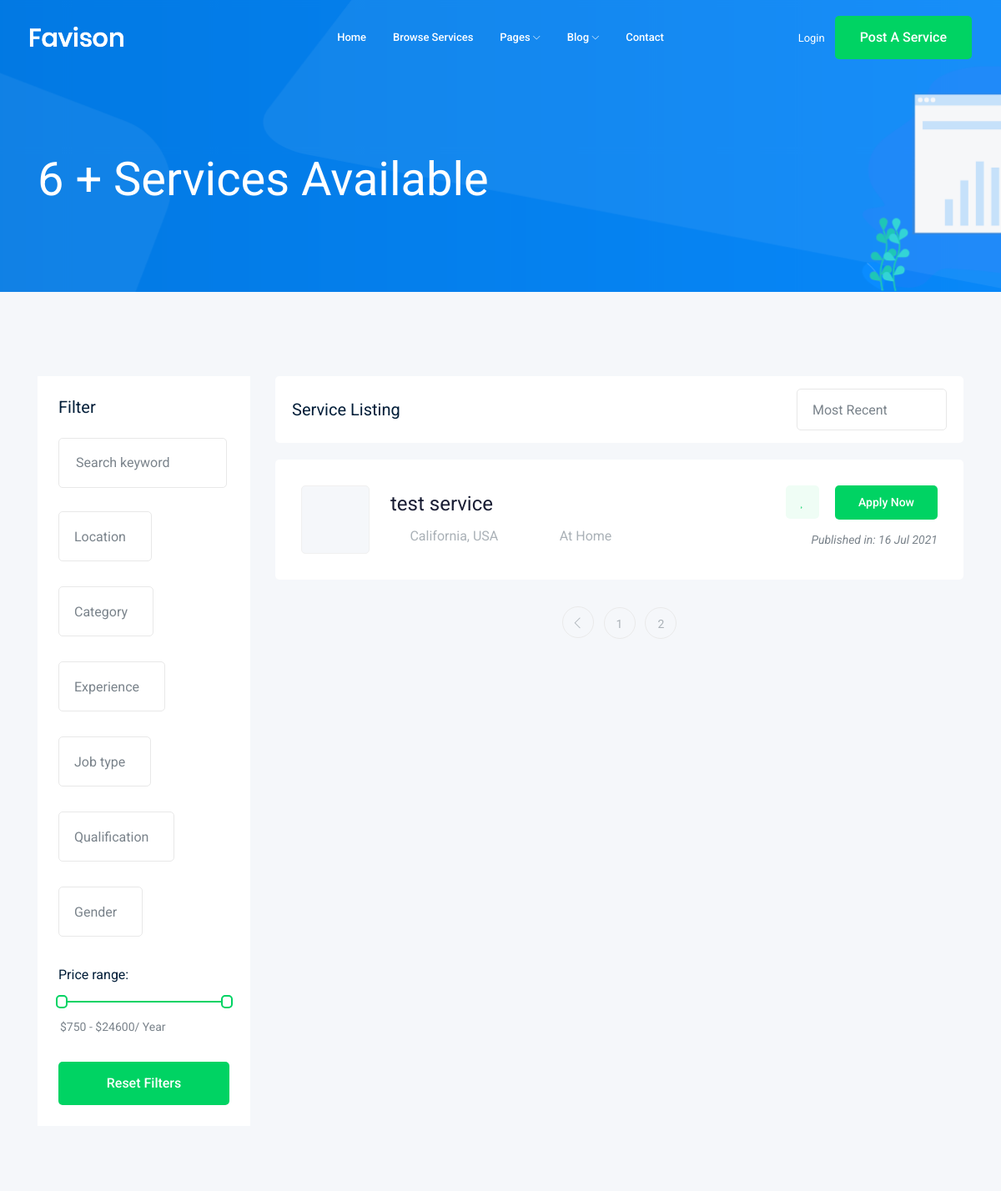
Before: /services/?page=2 (upper part) with the older database file.
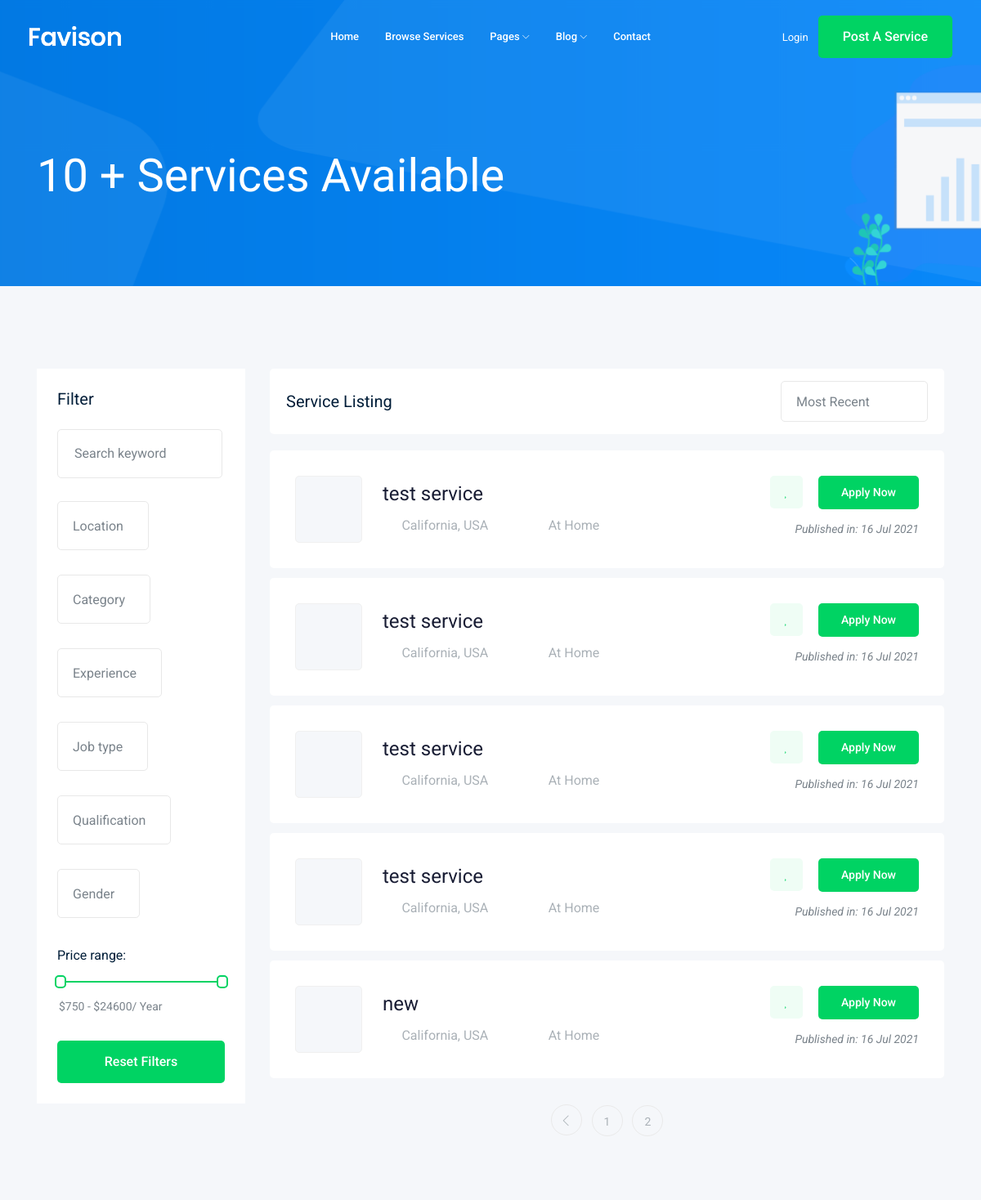
After: the same page with the newer database file.
### service/models.py (models this page shows, shortened)
class Service(models.Model):  # table
    owner = models.ForeignKey(User, related_name='service_owner', on_delete=models.CASCADE)
    title = models.CharField(max_length=100)  # column
    service_type = models.CharField(max_length=15, choices=SERVICE_TYPE)
    description = models.TextField(max_length=500)
    published_at = models.DateTimeField(auto_now=True)
    availability = models.CharField(max_length=10, choices=AVAILABILITY)
    cost = models.CharField(max_length=10, choices=COST)
    category = models.ForeignKey('Category', on_delete=models.CASCADE)
    image = models.ImageField(upload_to=image_upload, null=True, blank=True)
    image_thumbnail = ImageSpecField(source='image', processors=[ResizeToFill(70, 70)], format='JPEG',
                                     options={'quality': 60})
    slug = AutoSlugField(populate_from='title', unique=True, blank=True, null=True, allow_unicode=True, editable=True)
    def __str__(self):
        return self.title

### service/views.py (the view)
# urls.py: path('', views.service_list),
def service_list(request):
    service_list = Service.objects.all()
    service_count = Service.objects.count()  # get number of services to show in html
    paginator = Paginator(service_list, 5)  # show 5 services per page
    page_number = request.GET.get('page')
    page_obj = paginator.get_page(page_number)
    context = {'services': page_obj, 'service_count': service_count}  # template name
    return render(request, 'service/service_list.html', context)

### service/templates/service/service_list.html (shortened to what this page needs)
{% extends 'base.html' %}
{% block body %}
    <div class="bradcam_area bradcam_bg_1">
        <div class="container">
            <div class="row">
                <div class="col-xl-12">
                    <div class="bradcam_text">
                        <h3> {{ service_count }} + Services Available</h3>
                    </div>
                </div>
            </div>
        </div>
    </div>
    <div class="job_listing_area plus_padding">
        <div class="container">
            <div class="row">
                <div class="col-lg-3">
                    <div class="job_filter white-bg">
                        <div class="form_inner white-bg">
                            <h3>Filter</h3>
                            <form action="#">
                                <div class="row">
                                    <div class="col-lg-12">
                                        <div class="single_field">
                                            <label>
                                                <input type="text" placeholder="Search keyword">
                                            </label>
                                        </div>
                                    </div>
                                    <div class="col-lg-12">
                                        <div class="single_field">
                                            <label>
                                            </label>
                                        </div>
                                    </div>
                                    <div class="col-lg-12">
                                        <div class="single_field">
                                            <label>
                                            </label>
                                        </div>
                                    </div>
                                    <div class="col-lg-12">
                                        <div class="single_field">
                                            <label>
                                            </label>
                                        </div>
                                    </div>
                                    <div class="col-lg-12">
                                        <div class="single_field">
                                            <label>
                                            </label>
                                        </div>
                                    </div>
                                    <div class="col-lg-12">
                                        <div class="single_field">
                                            <label>
                                            </label>
                                        </div>
                                    </div>
                                    <div class="col-lg-12">
                                        <div class="single_field">
                                            <label>
                                            </label>
                                        </div>
                                    </div>
                                </div>
                            </form>
                        </div>
                        <div class="range_wrap">
                            <label for="amount">Price range:</label>
                            <div id="slider-range"></div>
                            <p>
                                <input type="text" id="amount" readonly style="border:0; color:#7A838B; font-size: 14px; font-weight:400;">
                            </p>
                        </div>
                        <div class="reset_btn">
                            <button  class="boxed-btn3 w-100" type="submit">Reset filters</button>
                        </div>
                    </div>
                </div>
                <div class="col-lg-9">
                    <div class="recent_joblist_wrap">
                        <div class="recent_joblist white-bg ">
                            <div class="row align-items-center">
                                <div class="col-md-6">
                                    <h4>Service Listing</h4>
                                </div>
                                <div class="col-md-6">
                                    <div class="serch_cat d-flex justify-content-end">
                                    </div>
                                </div>
                            </div>
                        </div>
                    </div>
                    <div class="job_lists m-0">
                        <div class="row">
                           {% for service in services %}
                            <div class="col-lg-12 col-md-12">
                                <div class="single_jobs white-bg d-flex justify-content-between">
                                    <div class="jobs_left d-flex align-items-center">
                                        <div class="thumb">
                                        </div>
                                        <div class="jobs_conetent">
                                            <a href="{% url 'services:service_detail' service.slug %}"><h4>{{ service }}</h4></a>
                                            <div class="links_locat d-flex align-items-center">
                                                <div class="location">
                                                    <p> <i class="fa fa-map-marker"></i> California, USA</p>
                                                </div>
                                                <div class="location">
                                                    <p> <i class="fa fa-clock-o"></i> {{ service.service_type }}</p>
                                                </div>
                                            </div>
                                        </div>
                                    </div>
                                    <div class="jobs_right">
                                        <div class="apply_now">
                                            <a class="heart_mark" href="#"> <i class="fa fa-heart"></i> </a>
                                            <a href="{% url 'services:service_detail' service.slug %}" class="boxed-btn3">Apply Now</a>
                                        </div>
                                        <div class="date">
                                            <p>Published in: {{ service.published_at|date:'d M Y' }}</p>
                                        </div>
                                    </div>
                                </div>
                            </div>
                            {% endfor %}
                        </div>
                        {% if services.has_other_pages %}
                            <div class="row">
                                <div class="col-lg-12">
                                    <div class="pagination_wrap">
                                        <ul>
                                            {% if services.has_previous %}
                                                 <li><a href="?page={{ services.previous_page_number }}"> <i class="ti-angle-left"></i> </a></li>
                                            {% endif %}
                                            {% for i in services.paginator.page_range %}
                                                <li><a href="?page={{ i }}"><span>{{ i }}</span></a></li>
                                            {% endfor %}
                                        </ul>
                                    </div>
                                </div>
                            </div>
                        {% endif %}
                    </div>
                </div>
            </div>
        </div>
    </div>
{% endblock body %}

### templates/base.html (shortened to what this page needs)
{% load static %}
<!doctype html>
<html class="no-js" lang="zxx">
<head>
    <link rel="stylesheet" href="{% static 'css/bootstrap.min.css' %}">
    <link rel="stylesheet" href="{% static 'css/owl.carousel.min.css' %}">
    <link rel="stylesheet" href="{% static 'css/magnific-popup.css' %}">
    <link rel="stylesheet" href="{% static 'css/font-awesome.min.css' %}">
    <link rel="stylesheet" href="{% static 'css/themify-icons.css' %}">
    <link rel="stylesheet" href="{% static 'css/nice-select.css' %}">
    <link rel="stylesheet" href="{% static 'css/flaticon.css' %}">
    <link rel="stylesheet" href="{% static 'css/jquery-ui.css' %}">
    <link rel="stylesheet" href="{% static 'css/gijgo.css' %}">
    <link rel="stylesheet" href="{% static 'css/animate.min.css' %}">
    <link rel="stylesheet" href="{% static 'css/slicknav.css' %}">
    <link rel="stylesheet" href="{% static 'css/style.css' %}">
</head>
<body>
    <header>
        <div class="header-area ">
            <div id="sticky-header" class="main-header-area">
                <div class="container-fluid ">
                    <div class="header_bottom_border">
                        <div class="row align-items-center">
                            <div class="col-xl-3 col-lg-2">
                                <div class="logo">
                                    <a href="index.html">
                                        <img src="img/logo.png" alt="">
                                    </a>
                                </div>
                            </div>
                            <div class="col-xl-6 col-lg-6">
                                <div class="main-menu  d-none d-lg-block">
                                    <nav>
                                        <ul id="navigation">
                                            <li><a href="index.html">home</a></li>
                                            <li><a href="/services">Browse Services</a></li>
                                            <li><a href="#">pages <i class="ti-angle-down"></i></a>
                                            </li>
                                            <li><a href="#">blog <i class="ti-angle-down"></i></a>
                                            </li>
                                            <li><a href="contact.html">Contact</a></li>
                                        </ul>
                                    </nav>
                                </div>
                            </div>
                            <div class="col-xl-3 col-lg-4 d-none d-lg-block">
                                <div class="Appointment">
                                    <div class="phone_num d-1 d-xl-block">
                                        <ul>
                                        {% if user.is_authenticated %}
                                            <li style="align-content: center ; color: #b3d7ff">User: {{ user.get_username }}  <a href="{% url 'logout'%}?next={{request.path}}">Logout</a></li>
                                           {% else %}
                                             <li><a href="{% url 'login'%}?next={{request.path}}">Login</a></li>
                                        {% endif %}
                                        </ul>
                                    </div>
                                    <div class="d-none d-lg-block">
                                        <a class="boxed-btn3" href="add">Post a Service</a>
                                    </div>
                                </div>
                            </div>
                            <div class="col-12">
                            </div>
                        </div>
                    </div>
                </div>
            </div>
        </div>
    </header>
    {% block body %}
    {% endblock body %}
</body>
</html>

Changed rows visible on the page:
added Service: title "test service", service_type "At Home", published_at "16 Jul 2021"
added Service: title "test service", service_type "At Home", published_at "16 Jul 2021"
added Service: title "test service", service_type "At Home", published_at "16 Jul 2021"
added Service: title "new", service_type "At Home", published_at "16 Jul 2021"
Other visible differences:
{{ service_count }}: "6" → "10"
